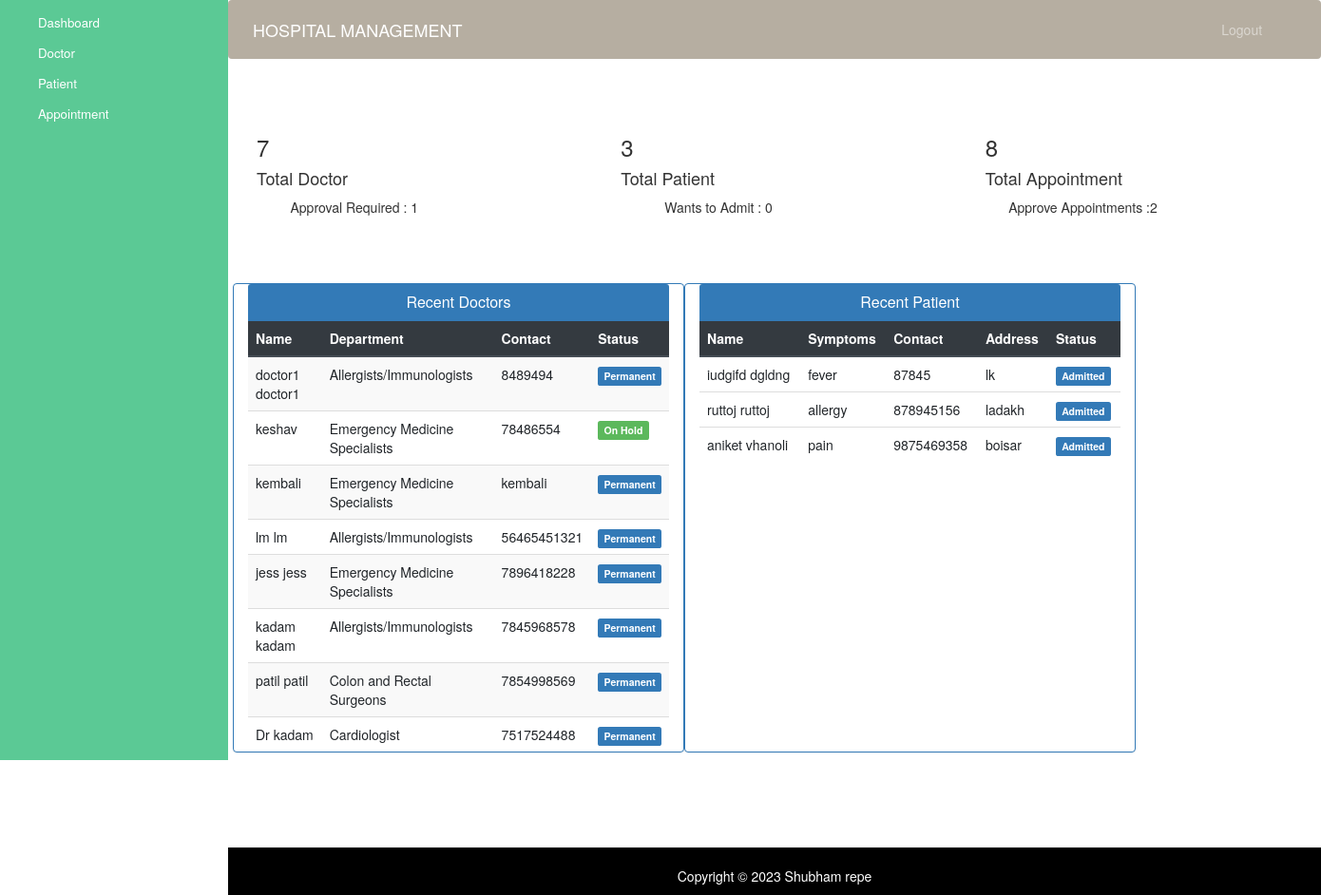
Screenshot of /admin-dashboard/ with the database file from the repository.
### app/models.py (models this page shows, shortened)
class Doctor(models.Model):
    user=models.OneToOneField(User,on_delete=models.CASCADE)
    profile_pic= models.ImageField(upload_to='profile_pic/DoctorProfilePic/',null=True,blank=True)
    address = models.CharField(max_length=40)
    mobile = models.CharField(max_length=20,null=True)
    department= models.CharField(max_length=50,choices=departments,default='Cardiologist')
    status=models.BooleanField(default=False)
    @property
    def get_name(self):
        return self.user.first_name+" "+self.user.last_name

class Patient(models.Model):
    user=models.OneToOneField(User,on_delete=models.CASCADE)
    profile_pic= models.ImageField(upload_to='profile_pic/PatientProfilePic/',null=True,blank=True)
    address = models.CharField(max_length=40)
    mobile = models.CharField(max_length=20,null=False)
    symptoms = models.CharField(max_length=100,null=False)
    assignedDoctorId = models.PositiveIntegerField(null=True)
    admitDate=models.DateField(auto_now=True)
    status=models.BooleanField(default=False)
    @property
    def get_name(self):
        return self.user.first_name+" "+self.user.last_name

### app/views.py (the view)
# urls.py: path('admin-dashboard/', views.admin_dashboard_view,name='admin-dashboard'),
def admin_dashboard_view(request):
    doctors=models.Doctor.objects.all().order_by('-id')
    patients=models.Patient.objects.all().order_by('-id')
    doctorcount=models.Doctor.objects.all().filter(status=True).count()
    pendingdoctorcount=models.Doctor.objects.all().filter(status=False).count()
    patientcount=models.Patient.objects.all().filter(status=True).count()
    pendingpatientcount=models.Patient.objects.all().filter(status=False).count()
    appointmentcount=models.Appointment.objects.all().filter(status=True).count()
    pendingappointmentcount=models.Appointment.objects.all().filter(status=False).count()
    mydict={
    'doctors':doctors,
    'patients':patients,
    'doctorcount':doctorcount,
    'pendingdoctorcount':pendingdoctorcount,
    'patientcount':patientcount,
    'pendingpatientcount':pendingpatientcount,
    'appointmentcount':appointmentcount,
    'pendingappointmentcount':pendingappointmentcount,
    }
    return render(request,'admin_dashboard.html',context=mydict)

### app/templates/admin_dashboard.html
{% extends 'admin_base.html' %}
{% load static %}
{% block content %}
{%include 'admin_dashboard_cards.html'%}
<br><br><br>
<div class="container">
  <div class="row">
    <div class="panel panel-primary col-md-5" >
      <div class="panel-heading" style="text-align:center;">
        <h6 class="panel-title">Recent Doctors</h6>
      </div>
      <table class="table table-hover table-striped" id="dev-table">
        <thead class="thead-dark">
          <tr>
            <th>Name</th>
            <th>Department</th>
            <th>Contact</th>
            <th>Status</th>
          </tr>
        </thead>
        {% for d in doctors %}
        <tr>
          <td> {{d.get_name}}</td>
          <td>{{d.department}}</td>
          <td>{{d.mobile}}</td>
          {%if d.status%}
          <td> <span class="label label-primary">Permanent</span></td>
          {% else %}
          <td> <span class="label label-success">On Hold</span></td>
          {% endif %}
        </tr>
        {% endfor %}
      </table>
    </div>
    <div class="panel panel-primary col-md-5">
      <div class="panel-heading" style="text-align:center;">
        <h6 class="panel-title">Recent Patient</h6>
      </div>
      <table class="table table-hover" id="dev-table">
        <thead class="thead-dark">
          <tr>
            <th>Name</th>
            <th>Symptoms</th>
            <th>Contact</th>
            <th>Address</th>
            <th>Status</th>
          </tr>
        </thead>
        {% for p in patients %}
        <tr>
          <td> {{p.get_name}}</td>
          <td>{{p.symptoms}}</td>
          <td>{{p.mobile}}</td>
          <td>{{p.address}}</td>
          {%if p.status%}
          <td> <span class="label label-primary">Admitted</span></td>
          {% else %}
          <td> <span class="label label-success">On Hold</span></td>
          {% endif %}
        </tr>
        {% endfor %}
      </table>
    </div>
  </div>
</div>
{% endblock content %}

### app/templates/admin_base.html (shortened to what this page needs)
<!DOCTYPE html>
{% load static %}
<html lang="en">
<head>
  <link rel="stylesheet" href="https://stackpath.bootstrapcdn.com/bootstrap/4.3.1/css/bootstrap.min.css">
  <link rel="stylesheet" href="https://maxcdn.bootstrapcdn.com/font-awesome/4.7.0/css/font-awesome.min.css">
  <link rel="stylesheet" href="{% static '/style.css' %}">
</head>
<body>
  <nav class="menu" tabindex="0">
    <ul>
      <li tabindex="0" class="icon-dashboard"> <a style="color:white; text-decoration:none;" href="/admin-dashboard"><span>Dashboard</span></a> </li>
      <li tabindex="0" class="icon-customers"> <a style="color:white; text-decoration:none;" href="/admin-doctor"><span>Doctor</span></a></li>
      <li tabindex="0" class="icon-users"> <a style="color:white; text-decoration:none;" href="/admin-patient"><span>Patient</span></a></li>
      <li tabindex="0" class="icon-calendar"> <a style="color:white; text-decoration:none;" href="/admin-appointment"><span>Appointment</span></a></li>
    </ul>
  </nav>
  <main>
    <div class="bs-example">
      <nav class="navbar navbar-expand-md  navbar-dark fixed-top" style="background:#b6aea1;">
        <a href="/admin-dashboard" class="navbar-brand">HOSPITAL MANAGEMENT</a>
        <div class="collapse navbar-collapse justify-content-between" id="navbarCollapse">
          <div class="navbar-nav" style=" margin-left: 90%;">
            <a href="/logout" class="nav-item nav-link">Logout</a>
          </div>
        </div>
      </nav>
    </div>
    <br><br>
    {% block content %}
    {% endblock content %}
    <br><br><br><br>
    <footer>
      <br>
      <div class="container">
        <div class="row">
          <div class="col-md-12 col-sm-12">
            <div style="color:#ffffff;" class="wow fadeInUp footer-copyright">
              <p>
                Copyright &copy; 2023 Shubham repe </p>
            </div>
          </div>
        </div>
      </div>
    </footer>
  </main>
</body>
</html>

### app/templates/admin_dashboard_cards.html (shortened to what this page needs)
<!DOCTYPE html>
<html lang="en" dir="ltr">
<head>
  <link rel="stylesheet" href="https://maxcdn.bootstrapcdn.com/bootstrap/3.4.1/css/bootstrap.min.css">
  <link rel="stylesheet" href="https://cdnjs.cloudflare.com/ajax/libs/font-awesome/4.7.0/css/font-awesome.min.css">
</head>
<body>
  <div class="market-updates">
  <div class="col-md-4 market-update-gd">
        <div class="col-md-8 market-update-left">
          <h3>{{doctorcount}}</h3>
          <h4>Total Doctor</h4>
          <p>Approval Required : {{pendingdoctorcount}}</p>
        </div>
        <div class="col-md-4 market-update-right">
        </div>
        <div class="clearfix"> </div>
      </div>
    </div>
    <div class="col-md-4 market-update-gd">
        <div class="col-md-8 market-update-left">
          <h3>{{patientcount}}</h3>
          <h4>Total Patient</h4>
          <p>Wants to Admit : {{pendingpatientcount}}</p>
        </div>
        <div class="col-md-4 market-update-right">
        </div>
        <div class="clearfix"> </div>
      </div>
    <div class="col-md-4 market-update-gd">
        <div class="col-md-8 market-update-left">
          <h3>{{appointmentcount}}</h3>
          <h4>Total Appointment</h4>
          <p>Approve Appointments :{{pendingappointmentcount}} </p>
        </div>
        <div class="col-md-4 market-update-right">
        </div>
        <div class="clearfix"> </div>
      </div>
    <div class="clearfix"> </div>
</body>
</html>

### app/static/style.css (style rules this page uses)
body { padding-left: 240px; }
main { position: relative; height: 100vh; }
.menu { background: #5bc995; height: 100vh; width: 240px; position: fixed; top: 0px; left: 0; z-index: 5; outline: none; }
.menu ul { list-style: none; padding: 0.5em 0; margin: 0; }
.menu ul li { padding: 0.5em 1em 0.5em 3em; font-size: 0.95em; font-weight: regular; background-repeat: no-repeat; background-position: left 15px center; background-size: auto 20px; transition: all 0.15s linear; cursor: pointer; }
.menu ul li.icon-dashboard { background-image: url("http://www.entypo.com/images//gauge.svg"); }
.menu ul li.icon-customers { background-image: url("http://www.entypo.com/images//briefcase.svg"); }
.menu ul li.icon-users { background-image: url("http://www.entypo.com/images//users.svg"); }
.menu ul li.icon-calendar { background-image: url("http://www.entypo.com/images//calendar.svg"); }

### app/templates/admin_base.html (style rules this page uses)
a:link { text-decoration: none; }
a { color: white; }
footer { padding: 0px 0px 0px 0px; background-color: black; margin: 0px; }
p { text-align: center; }
body { padding-left: 240px; }
main { position: relative; height: 100vh; }
.menu { background: ##b2ffff; height: 100vh; width: 240px; position: fixed; top: 0px; left: 0; z-index: 5; outline: none; }
.menu ul { list-style: none; padding: 0.5em 0; margin: 0; }
.menu ul li { padding: 0.5em 1em 0.5em 3em; font-size: 0.95em; font-weight: regular; background-repeat: no-repeat; background-position: left 15px center; background-size: auto 20px; transition: all 0.15s linear; cursor: pointer; }
.menu ul li.icon-dashboard { background-image: url("http://www.entypo.com/images//gauge.svg"); }
.menu ul li.icon-customers { background-image: url("http://www.entypo.com/images//briefcase.svg"); }
.menu ul li.icon-users { background-image: url("http://www.entypo.com/images//users.svg"); }
.menu ul li.icon-calendar { background-image: url("http://www.entypo.com/images//calendar.svg"); }

### app/templates/admin_dashboard_cards.html (style rules this page uses)
.market-update-left { padding: 0px; }

### rows the page displays
Doctor: get_name "doctor1 doctor1", department "Allergists/Immunologists", mobile "8489494", status "Permanent"
Doctor: get_name "keshav", department "Emergency Medicine Specialists", mobile "78486554", status "On Hold"
Doctor: get_name "kembali", department "Emergency Medicine Specialists", mobile "kembali", status "Permanent"
Doctor: get_name "lm lm", department "Allergists/Immunologists", mobile "56465451321", status "Permanent"
Doctor: get_name "jess jess", department "Emergency Medicine Specialists", mobile "7896418228", status "Permanent"
Doctor: get_name "kadam kadam", department "Allergists/Immunologists", mobile "7845968578", status "Permanent"
Doctor: get_name "patil patil", department "Colon and Rectal Surgeons", mobile "7854998569", status "Permanent"
Doctor: get_name "Dr kadam", department "Cardiologist", mobile "7517524488", status "Permanent"
Patient: get_name "iudgifd dgldng", symptoms "fever", mobile "87845", address "lk", status "Admitted"
Patient: get_name "ruttoj ruttoj", symptoms "allergy", mobile "878945156", address "ladakh", status "Admitted"
Patient: get_name "aniket vhanoli", symptoms "pain", mobile "9875469358", address "boisar", status "Admitted"

### other values shown
{{ doctorcount }} "7"
{{ pendingdoctorcount }} "1"
{{ patientcount }} "3"
{{ pendingpatientcount }} "0"
{{ appointmentcount }} "8"
{{ pendingappointmentcount }} "2"
